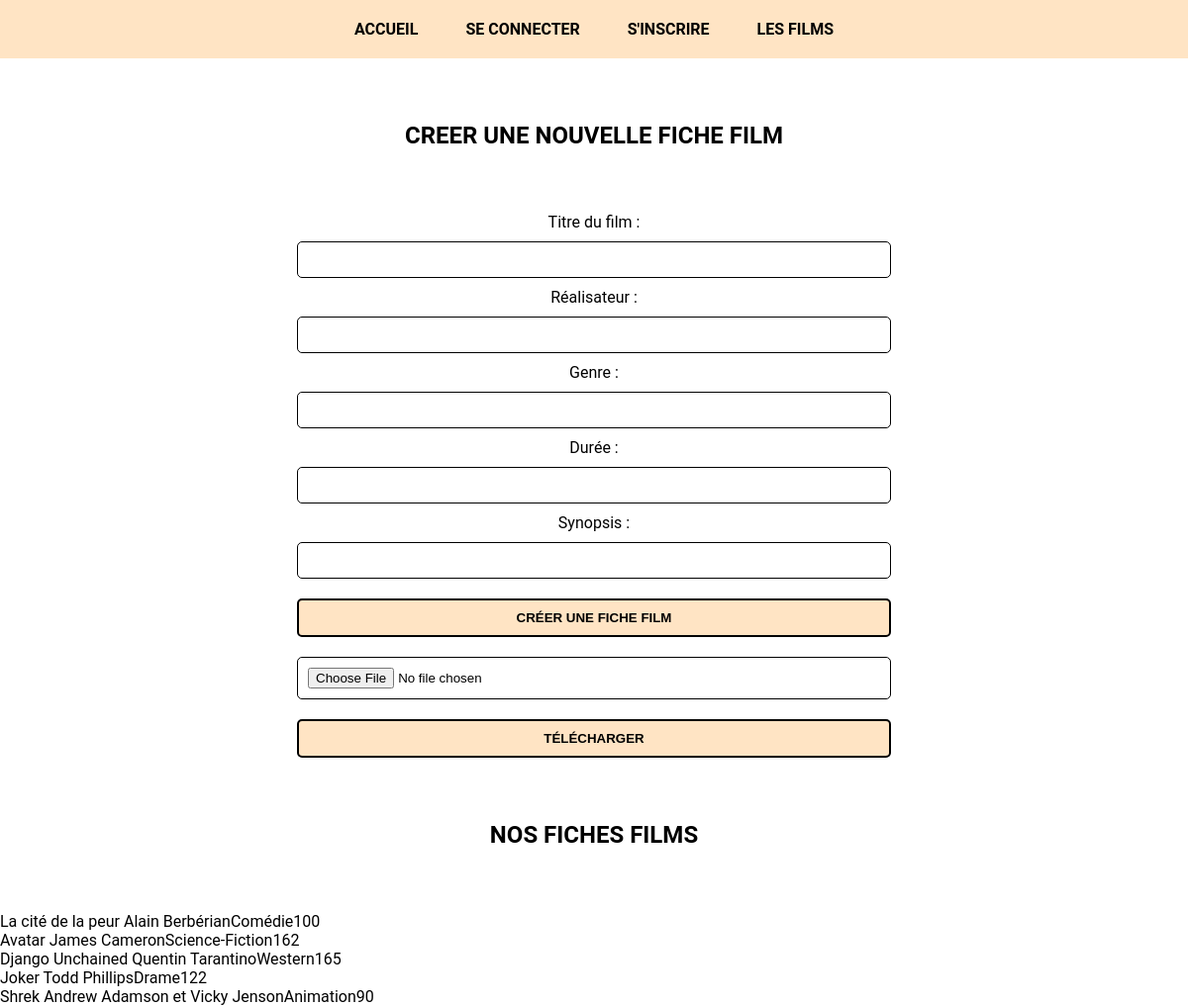
The app's page /film.php with its own data.
### tables this page shows
CREATE TABLE IF NOT EXISTS `film` (
  `id` int NOT NULL AUTO_INCREMENT,
  `titre` varchar(255) NOT NULL,
  `realisateur` varchar(255) NOT NULL,
  `genre` varchar(255) NOT NULL,
  `duree` varchar(255) NOT NULL,
  `synopsis` text NOT NULL,
  PRIMARY KEY (`id`)
);

### film.php (the view, shortened to what this page needs)
<!DOCTYPE html>
<html lang="en">
<head>
    <link rel="stylesheet" href="assets/css/style.css">
</head>
<body>
    <?php include('nav.php') ?>
    <h2>CREER UNE NOUVELLE FICHE FILM</h2>
    <p>
         <form action="film.php" method="$_POST">
            <label for="titre">Titre du film : </label>
            <input type="text" name="titre" id="titre">
            <label for="real">Réalisateur : </label>
            <input type="text" name="real" id="real">
            <label for="genre">Genre : </label>
            <input type="text" name="genre" id="genre">
            <label for="time">Durée : </label>
            <input type="text" name="time" id="time">
            <label for="synopsis">Synopsis : </label>
            <input type="text" name="synopsis" id="synopsis">
            <button>Créer une fiche film</button>
        </form>
    </p>
    <?php
        $bdd = new PDO ("mysql:host=localhost;dbname=mediatheque;charset=utf8","root","");
    ?>
    <form id="upload" action="film.php#upload" method='POST' enctype='multipart/form-data'>
        <input type="file" name="upload">
        <button>Télécharger</button>
    </form>
    <h2>NOS FICHES FILMS</h2>
    <p>
        <?php
        $requestRead = $bdd->prepare ("SELECT titre, realisateur, genre, duree FROM film");
        $requestRead->execute(array());
            while ($data = $requestRead -> fetch()){
                echo "<p>" . $data["titre"] . "  " . $data["realisateur"] . $data["genre"] . $data["duree"] . "</p>";
            }
        ?>
    </p>
</body>
</html>

### assets/css/style.css (style rules this page uses)
* { margin: 0; padding: 0; box-sizing: border-box; }
body { height: 100vh; font-family: "Roboto",sans-serif; }
h2 { color:black; margin-top: 4rem; margin-bottom: 4rem; text-align: center; }
input { display: block; width: 50%; margin: 0 auto; padding: 10px; border-radius: 5px; border: 1px solid black; }
label { display: block; text-align: center; margin-bottom: 10px; margin-top: 10px; }
button { padding: 10px; display: block; margin: 0 auto; margin-top: 20px; margin-bottom: 20px; border: 2px solid black; color: black; font-weight: 700; border-radius: 5px; width: 50%; text-transform: uppercase; background-color: bisque; }

### records on screen
film: titre "La cité de la peur", realisateur "Alain Berbérian", genre "Comédie", duree "100"
film: titre "Avatar", realisateur "James Cameron", genre "Science-Fiction", duree "162"
film: titre "Django Unchained", realisateur "Quentin Tarantino", genre "Western", duree "165"
film: titre "Joker", realisateur "Todd Phillips", genre "Drame", duree "122"
film: titre "Shrek", realisateur "Andrew Adamson et Vicky Jenson", genre "Animation", duree "90"
